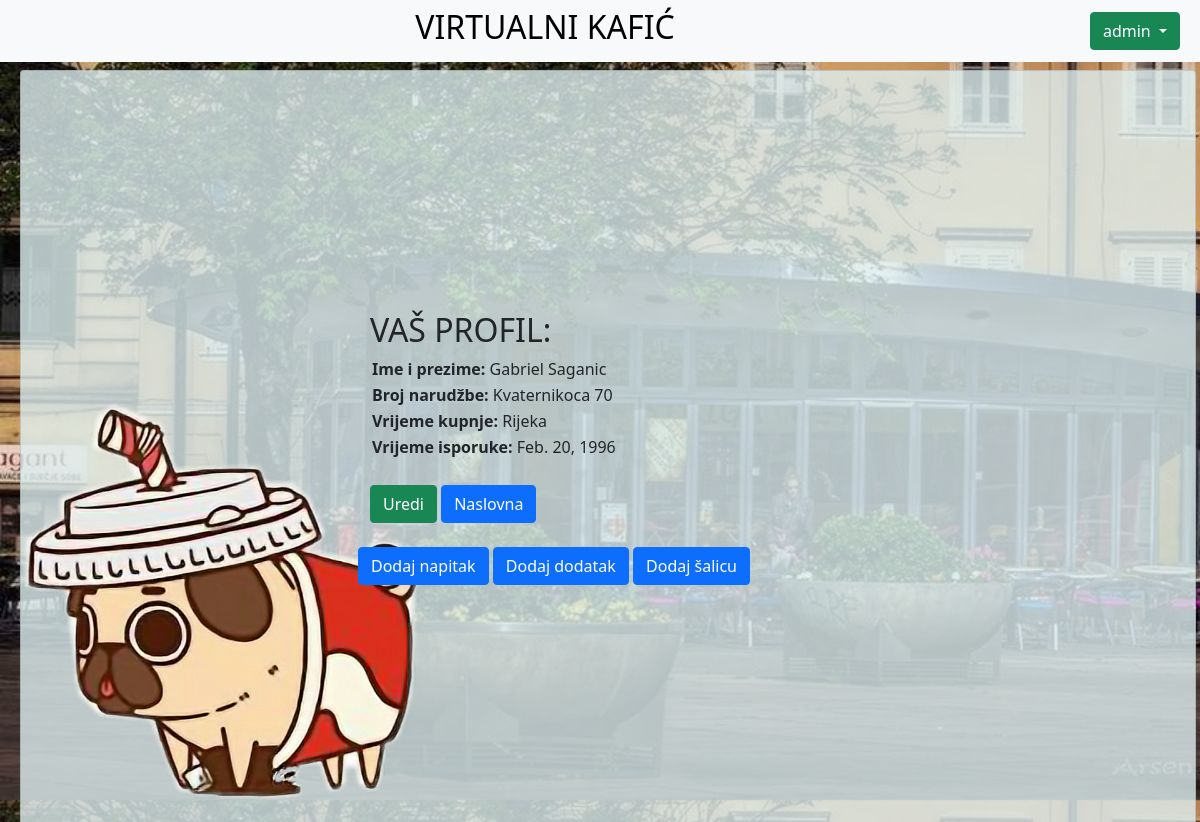
Page /accounts/profil/1 (signed in) on the earlier database version.
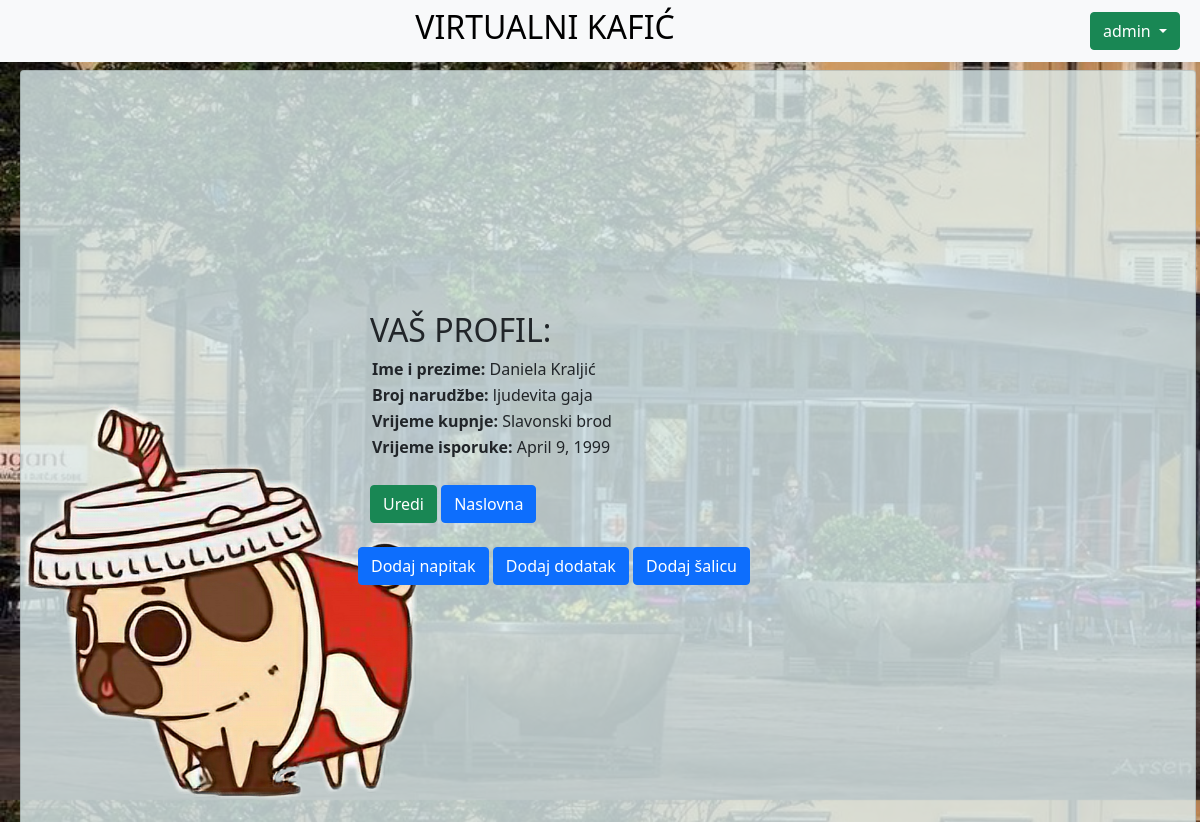
Same page on the later database version.
### accounts/models.py (models this page shows, shortened)
class Profil(models.Model):
    user = models.OneToOneField(
        get_user_model(),
        on_delete=models.CASCADE,
        primary_key=True,
    )
    adresa = models.CharField(blank=True, max_length=255, null=True)
    grad = models.CharField(blank=True, max_length=255, null=True)
    ime_i_prezime = models.CharField(blank=True, max_length=255, null=True)
    datum_rođenja = models.DateField(blank=True, null=True)

### accounts/views.py (the view)
# urls.py: path("profil/<pk>", views.DetailProfile.as_view(), name="profil"), #za prikaz profila
class DetailProfile(LoginRequiredMixin, DetailView):
    model = Profil
    template_name = "accounts/profil_detail.html"

### templates/accounts/profil_detail.html (shortened to what this page needs)
{% extends "_base.html" %}
{% block cute_image %}/media/cute_dog.png{% endblock %}
{% block content %}
<div class="container" align="center">
    <div id="detail_container" class="container" >
        <h2>VAŠ PROFIL:</h2>
        <p><strong>Ime i prezime:</strong> {{ object.ime_i_prezime }}</p>
        <p><strong>Broj narudžbe:</strong> {{ object.adresa }}</p>
        <p><strong>Vrijeme kupnje:</strong> {{ object.grad }}</p>
        <p><strong>Vrijeme isporuke:</strong> {{ object.datum_rođenja }}</p>
        <a class="btn btn-success mt-4" href="{% url 'profil-edit' pk=user.pk %}" role="button">Uredi</a>
        <a class="btn btn-primary mt-4" href="/" role="button">Naslovna</a>
    </div>
    {% if user.is_superuser %}
    <div id="detail_container" align="center">
        <a class="btn btn-primary mt-4" href="/dodaj-napitak" role="button">Dodaj napitak</a>
        <a class="btn btn-primary mt-4" href="/dodaj-dodatak" role="button">Dodaj dodatak</a>
        <a class="btn btn-primary mt-4" href="/dodaj-salicu" role="button">Dodaj šalicu</a>
    </div>
    {% endif %}
</div>
{% endblock %}

Differences in the rows shown:
changed Profil: ime_i_prezime "Gabriel Saganic" → "Daniela Kraljić"; adresa "Kvaternikoca 70" → "ljudevita gaja"; grad "Rijeka" → "Slavonski brod"; datum_rođenja "Feb. 20, 1996" → "April 9, 1999"
